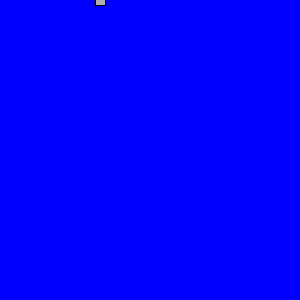
Frame 1 (no input)
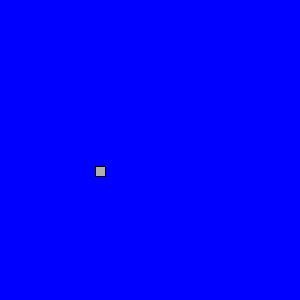
Frame 60 (the mouse pressed at the canvas centre just before this capture)
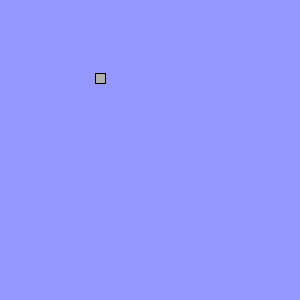
Frame 120 (the mouse held since frame 60 and released just before this capture)

The Processing sketch that drew these frames (run headless with seeded random() and noise(); from frame 60 on, the mouse is pressed at the canvas centre):

// Processing sketch: gravity
// ── gravity.pde
// Learning Processing
// Daniel Shiffman
// http://www.learningprocessing.com

// Example 5-9: Simple Gravity

float x = 100;   // x location of square
float y = 0;     // y location of square

float speed = 0;   // speed of square

// A new variable, for gravity (i.e. acceleration).   
// We use a relatively small number (0.1) because this accelerations accumulates over time, increasing the speed.   
// Try changing this number to 2.0 and see what happens.
float gravity = 0.1;  

void setup() {
  size(300,300);
  println("hello");

}

void draw() {
  background(mouseX, mouseY, 255);

  // Display the square
  fill(175);
  stroke(0);
  rectMode(CENTER);
  rect(x,y,10,10);
  
  // Add speed to location.
  y = y + speed;
  
  // Add gravity to speed.
  speed = speed + gravity;
  
  // If square reaches the bottom
  // Reverse speed
  if (y > height) {
    // Multiplying by -0.95 instead of -1 slows the square down each time it bounces (by decreasing speed).  
    // This is known as a "dampening" effect and is a more realistic simulation of the real world (without it, a ball would bounce forever).
    speed = speed * -0.95;  
  }
}
